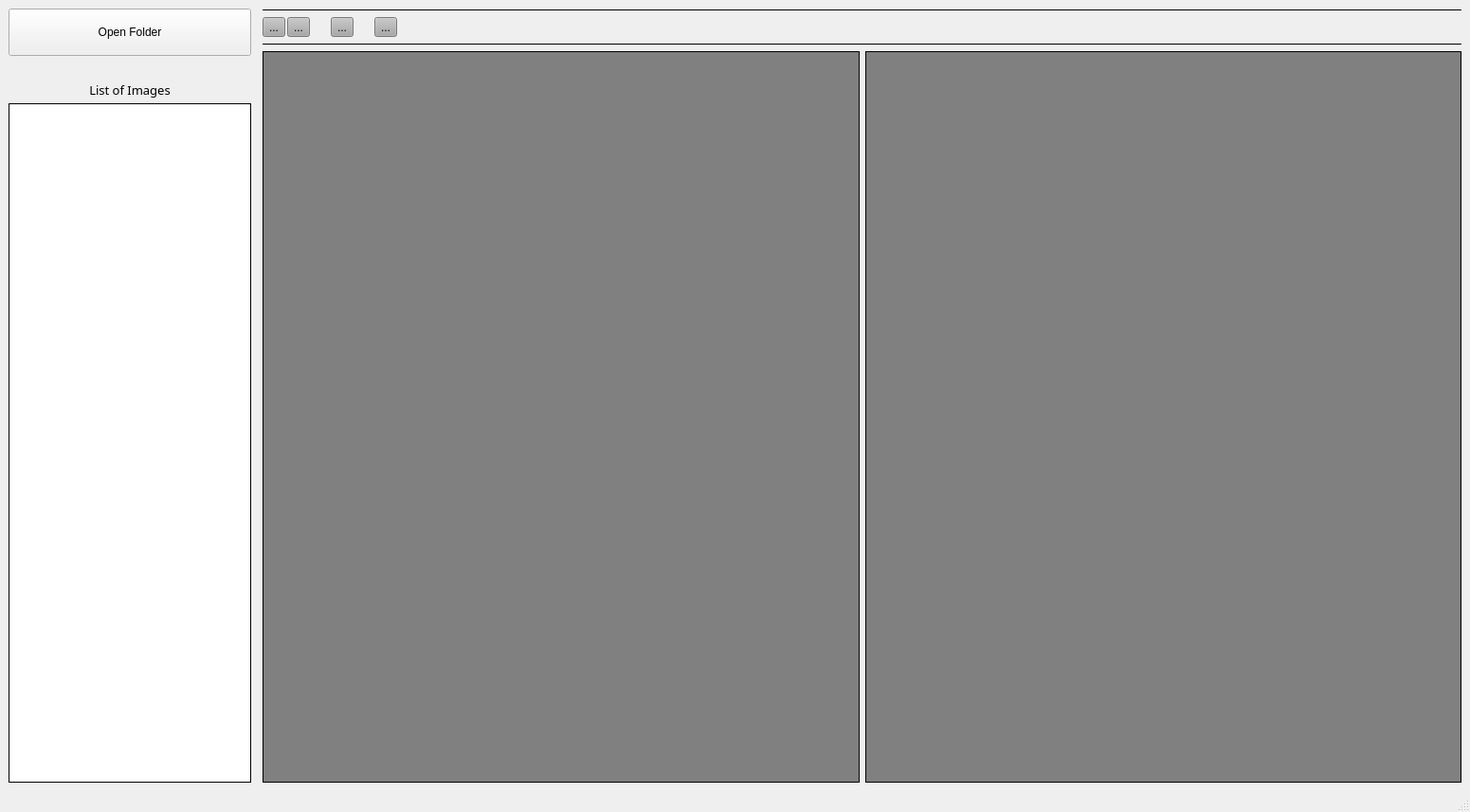
<?xml version="1.0" encoding="UTF-8"?>
<ui version="4.0">
 <class>MainWindow</class>
 <widget class="QMainWindow" name="MainWindow">
  <property name="geometry">
   <rect>
    <x>0</x>
    <y>0</y>
    <width>1551</width>
    <height>857</height>
   </rect>
  </property>
  <property name="windowTitle">
   <string>PhotoFix</string>
  </property>
  <property name="windowIcon">
   <iconset>
    <normaloff>icons/Icon.ico</normaloff>icons/Icon.ico</iconset>
  </property>
  <widget class="QWidget" name="centralwidget">
   <layout class="QGridLayout" name="gridLayout">
    <item row="0" column="2">
     <layout class="QHBoxLayout" name="horizontalLayout" stretch="0,48">
      <property name="spacing">
       <number>12</number>
      </property>
      <property name="sizeConstraint">
       <enum>QLayout::SetMaximumSize</enum>
      </property>
      <item>
       <layout class="QVBoxLayout" name="verticalLayout_10" stretch="1,3,48">
        <property name="spacing">
         <number>5</number>
        </property>
        <item>
         <widget class="QPushButton" name="open_folder">
          <property name="sizePolicy">
           <sizepolicy hsizetype="Preferred" vsizetype="Preferred">
            <horstretch>0</horstretch>
            <verstretch>0</verstretch>
           </sizepolicy>
          </property>
          <property name="minimumSize">
           <size>
            <width>0</width>
            <height>50</height>
           </size>
          </property>
          <property name="font">
           <font>
            <pointsize>9</pointsize>
           </font>
          </property>
          <property name="cursor">
           <cursorShape>PointingHandCursor</cursorShape>
          </property>
          <property name="focusPolicy">
           <enum>Qt::StrongFocus</enum>
          </property>
          <property name="text">
           <string>Open Folder</string>
          </property>
          <property name="autoDefault">
           <bool>false</bool>
          </property>
          <property name="default">
           <bool>false</bool>
          </property>
          <property name="flat">
           <bool>false</bool>
          </property>
         </widget>
        </item>
        <item>
         <widget class="QLabel" name="label_4">
          <property name="minimumSize">
           <size>
            <width>0</width>
            <height>40</height>
           </size>
          </property>
          <property name="maximumSize">
           <size>
            <width>16777215</width>
            <height>40</height>
           </size>
          </property>
          <property name="font">
           <font>
            <family>Sans Serif</family>
            <pointsize>10</pointsize>
            <weight>50</weight>
            <bold>false</bold>
            <kerning>true</kerning>
           </font>
          </property>
          <property name="layoutDirection">
           <enum>Qt::LeftToRight</enum>
          </property>
          <property name="frameShape">
           <enum>QFrame::NoFrame</enum>
          </property>
          <property name="frameShadow">
           <enum>QFrame::Sunken</enum>
          </property>
          <property name="lineWidth">
           <number>1</number>
          </property>
          <property name="text">
           <string>List of Images</string>
          </property>
          <property name="textFormat">
           <enum>Qt::AutoText</enum>
          </property>
          <property name="alignment">
           <set>Qt::AlignBottom|Qt::AlignHCenter</set>
          </property>
          <property name="margin">
           <number>4</number>
          </property>
         </widget>
        </item>
        <item>
         <widget class="QListWidget" name="qlist_images">
          <property name="frameShape">
           <enum>QFrame::Box</enum>
          </property>
          <property name="frameShadow">
           <enum>QFrame::Plain</enum>
          </property>
          <property name="layoutMode">
           <enum>QListView::Batched</enum>
          </property>
          <property name="batchSize">
           <number>20</number>
          </property>
         </widget>
        </item>
       </layout>
      </item>
      <item>
       <layout class="QVBoxLayout" name="verticalLayout" stretch="0,0,0,12">
        <property name="spacing">
         <number>6</number>
        </property>
        <item>
         <widget class="Line" name="line_2">
          <property name="frameShadow">
           <enum>QFrame::Plain</enum>
          </property>
          <property name="orientation">
           <enum>Qt::Horizontal</enum>
          </property>
         </widget>
        </item>
        <item>
         <layout class="QHBoxLayout" name="horizontalLayout_3">
          <property name="spacing">
           <number>2</number>
          </property>
          <item>
           <widget class="QToolButton" name="prev_im">
            <property name="cursor">
             <cursorShape>PointingHandCursor</cursorShape>
            </property>
            <property name="toolTip">
             <string>Load Previous Image</string>
            </property>
            <property name="styleSheet">
             <string notr="true">background-color:darkGray</string>
            </property>
            <property name="text">
             <string>...</string>
            </property>
            <property name="icon">
             <iconset>
              <normaloff>icons/arrow-left.png</normaloff>icons/arrow-left.png</iconset>
            </property>
            <property name="iconSize">
             <size>
              <width>20</width>
              <height>20</height>
             </size>
            </property>
           </widget>
          </item>
          <item>
           <widget class="QToolButton" name="next_im">
            <property name="cursor">
             <cursorShape>PointingHandCursor</cursorShape>
            </property>
            <property name="toolTip">
             <string>Load Next Image</string>
            </property>
            <property name="styleSheet">
             <string notr="true">background-color:darkGray</string>
            </property>
            <property name="text">
             <string>...</string>
            </property>
            <property name="icon">
             <iconset>
              <normaloff>icons/arrow-right.png</normaloff>icons/arrow-right.png</iconset>
            </property>
            <property name="iconSize">
             <size>
              <width>20</width>
              <height>20</height>
             </size>
            </property>
           </widget>
          </item>
          <item>
           <spacer name="horizontalSpacer_3">
            <property name="orientation">
             <enum>Qt::Horizontal</enum>
            </property>
            <property name="sizeType">
             <enum>QSizePolicy::Maximum</enum>
            </property>
            <property name="sizeHint" stdset="0">
             <size>
              <width>20</width>
              <height>20</height>
             </size>
            </property>
           </spacer>
          </item>
          <item>
           <widget class="QToolButton" name="save_im">
            <property name="cursor">
             <cursorShape>PointingHandCursor</cursorShape>
            </property>
            <property name="toolTip">
             <string notr="true" extracomment="Save Image">Save Image</string>
            </property>
            <property name="styleSheet">
             <string notr="true">background-color:darkGray</string>
            </property>
            <property name="text">
             <string>...</string>
            </property>
            <property name="icon">
             <iconset>
              <normaloff>icons/download.png</normaloff>icons/download.png</iconset>
            </property>
            <property name="iconSize">
             <size>
              <width>20</width>
              <height>20</height>
             </size>
            </property>
           </widget>
          </item>
          <item>
           <spacer name="horizontalSpacer_2">
            <property name="orientation">
             <enum>Qt::Horizontal</enum>
            </property>
            <property name="sizeType">
             <enum>QSizePolicy::Maximum</enum>
            </property>
            <property name="sizeHint" stdset="0">
             <size>
              <width>20</width>
              <height>20</height>
             </size>
            </property>
           </spacer>
          </item>
          <item>
           <widget class="QToolButton" name="process_all">
            <property name="cursor">
             <cursorShape>PointingHandCursor</cursorShape>
            </property>
            <property name="toolTip">
             <string>Process All Images</string>
            </property>
            <property name="styleSheet">
             <string notr="true">background-color:darkGray</string>
            </property>
            <property name="text">
             <string>...</string>
            </property>
            <property name="icon">
             <iconset>
              <normaloff>icons/loop2.png</normaloff>icons/loop2.png</iconset>
            </property>
            <property name="iconSize">
             <size>
              <width>20</width>
              <height>20</height>
             </size>
            </property>
           </widget>
          </item>
          <item>
           <spacer name="horizontalSpacer">
            <property name="orientation">
             <enum>Qt::Horizontal</enum>
            </property>
            <property name="sizeHint" stdset="0">
             <size>
              <width>40</width>
              <height>20</height>
             </size>
            </property>
           </spacer>
          </item>
         </layout>
        </item>
        <item>
         <widget class="Line" name="line">
          <property name="frameShadow">
           <enum>QFrame::Plain</enum>
          </property>
          <property name="orientation">
           <enum>Qt::Horizontal</enum>
          </property>
         </widget>
        </item>
        <item>
         <layout class="QHBoxLayout" name="horizontalLayout_2" stretch="0,0">
          <item>
           <widget class="QLabel" name="qlabel_image">
            <property name="sizePolicy">
             <sizepolicy hsizetype="Preferred" vsizetype="Preferred">
              <horstretch>0</horstretch>
              <verstretch>0</verstretch>
             </sizepolicy>
            </property>
            <property name="styleSheet">
             <string notr="true">background-color:gray</string>
            </property>
            <property name="frameShape">
             <enum>QFrame::Box</enum>
            </property>
            <property name="frameShadow">
             <enum>QFrame::Plain</enum>
            </property>
            <property name="lineWidth">
             <number>1</number>
            </property>
            <property name="midLineWidth">
             <number>0</number>
            </property>
            <property name="text">
             <string/>
            </property>
            <property name="alignment">
             <set>Qt::AlignCenter</set>
            </property>
           </widget>
          </item>
          <item>
           <widget class="QLabel" name="qlabel_result">
            <property name="sizePolicy">
             <sizepolicy hsizetype="Preferred" vsizetype="Preferred">
              <horstretch>0</horstretch>
              <verstretch>0</verstretch>
             </sizepolicy>
            </property>
            <property name="styleSheet">
             <string notr="true">background-color:gray</string>
            </property>
            <property name="frameShape">
             <enum>QFrame::Box</enum>
            </property>
            <property name="text">
             <string/>
            </property>
            <property name="alignment">
             <set>Qt::AlignLeading|Qt::AlignLeft|Qt::AlignVCenter</set>
            </property>
           </widget>
          </item>
         </layout>
        </item>
       </layout>
      </item>
     </layout>
    </item>
   </layout>
  </widget>
  <widget class="QMenuBar" name="menubar">
   <property name="geometry">
    <rect>
     <x>0</x>
     <y>0</y>
     <width>1551</width>
     <height>21</height>
    </rect>
   </property>
  </widget>
  <widget class="QStatusBar" name="statusbar"/>
 </widget>
 <resources/>
 <connections/>
</ui>
